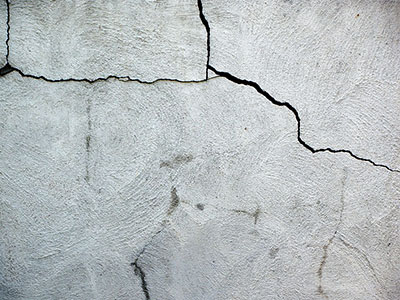
#> input picture Extraction On Complete Folder/CrackTestImg/1.jpg, 400 x 300 px; its folder holds only this picture in this run
$ python extraction-algorithm-function.py   (older library calls are emulated)
#> lines starting #> are read from the running program, lines starting #| are printed output that depends on the picture; after the words box and inside, x2 and y2 are one past the last pixel; in counts of white or black regions, pixels touching at a corner belong together
import cv2
import math
import numpy as np
import scipy.ndimage
import glob
from skimage.io import imread_collection
import os
import errno
import shutil


def main_algorithm(gray_image):
    def orientated_non_max_suppression(mag, ang):
        ang_quant = np.round(ang / (np.pi/4)) % 4
        winE = np.array([[0, 0, 0],[1, 1, 1], [0, 0, 0]])
        winSE = np.array([[1, 0, 0], [0, 1, 0], [0, 0, 1]])
        winS = np.array([[0, 1, 0], [0, 1, 0], [0, 1, 0]])
        winSW = np.array([[0, 0, 1], [0, 1, 0], [1, 0, 0]])

        magE = non_max_suppression(mag, winE)
        magSE = non_max_suppression(mag, winSE)
        magS = non_max_suppression(mag, winS)
        magSW = non_max_suppression(mag, winSW)

        mag[ang_quant == 0] = magE[ang_quant == 0]
        mag[ang_quant == 1] = magSE[ang_quant == 1]
        mag[ang_quant == 2] = magS[ang_quant == 2]
        mag[ang_quant == 3] = magSW[ang_quant == 3]
        return mag

    def non_max_suppression(data, win):
        data_max = scipy.ndimage.filters.maximum_filter(data, footprint=win, mode='constant')
        data_max[data != data_max] = 0
        return data_max

    # [7 lines of commented-out code are left out]

    gray_image = gray_image/255.0
    blur = cv2.GaussianBlur(gray_image, (85, 85), 21)
    gray_image = cv2.subtract(gray_image, blur)

    # compute sobel response
    sobelx = cv2.Sobel(gray_image, cv2.CV_64F, 1, 0, ksize=31)
    sobely = cv2.Sobel(gray_image, cv2.CV_64F, 0, 1, ksize=31)
    mag = np.hypot(sobelx, sobely)
    ang = np.arctan2(sobely, sobelx)

    # threshold
    threshold = 4 * 1 * np.mean(mag)
    mag[mag < threshold] = 0

    # [7 lines of commented-out code are left out]
    mag = orientated_non_max_suppression(mag, ang)
    # create mask
    mag[mag > 0] = 255
    mag = mag.astype(np.uint8)
    kernel = np.ones((5,5),np.uint8)
    result = cv2.morphologyEx(mag, cv2.MORPH_CLOSE, kernel)
    return result


    # [57 lines of commented-out code are left out]


source = os.listdir("E:\\CrackTestImg\\")
destination = "E:\\CrackOp\\"
for files in source:
    if files.endswith(".jpeg"):
        shutil.copy(files,destination)


# #check if directory exist, if not create it
# try:
#     os.makedirs(mydir)
# except OSError as e:
#     if e.errno == errno.EEXIST:
#         raise

# Replace mydir with the directory you want
mydir = 'E:\\CrackOp\\'
for fil in glob.glob("E:\CrackTestImg\*.jpg"):
    image = cv2.imread(fil)
#> image is the input picture: shape (300, 400, 3); mean B, G, R 190.8, 188.9, 183
    gray_image = cv2.cvtColor(image, cv2.COLOR_BGR2GRAY)
    result = main_algorithm(gray_image) # convert to greyscale
#> in main_algorithm, `blur = cv2.GaussianBlur(gray_image, (85, 85), 21)`:
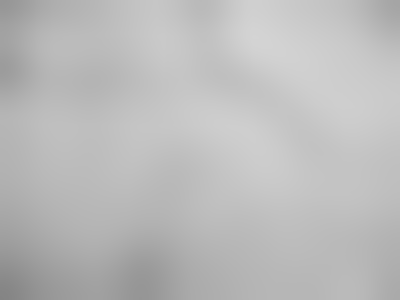
#> blur: shape (300, 400) float64; min 0.521, max 0.832, mean 0.735
#> in main_algorithm, `sobely = cv2.Sobel(gray_image, cv2.CV_64F, 0, 1, ksize=31)`:
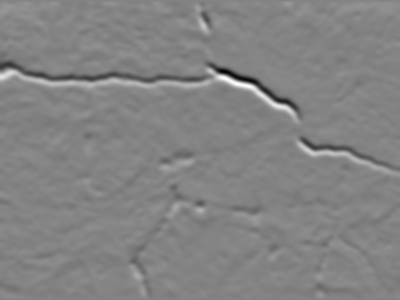
#> sobely: shape (300, 400) float64; min -5.86e+16, max 5.51e+16, mean 5.88e+13; drawn with min black and max white
#> in main_algorithm, `ang = np.arctan2(sobely, sobelx)`:
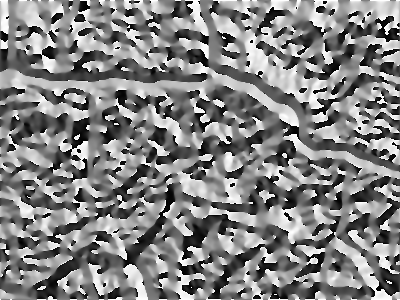
#> ang: shape (300, 400) float64; min -3.14, max 3.14, mean 0.0926; drawn with min black and max white
#> in main_algorithm, `threshold = 4 * 1 * np.mean(mag)`: threshold = 1.5e+16
#> in orientated_non_max_suppression, `ang_quant = np.round(ang / (np.pi/4)) % 4`:
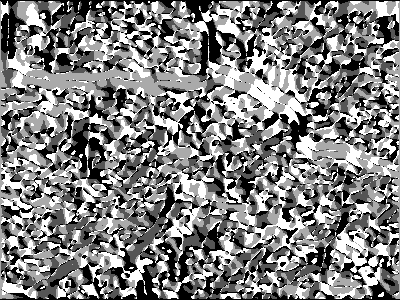
#> ang_quant: shape (300, 400) float64; min 0, max 3, mean 1.52; drawn with min black and max white
#> in non_max_suppression (call 3), `data_max[data != data_max] = 0`: data_max: shape (300, 400) float64; min 0, max 6.03e+16, mean 2.38e+14
#> in non_max_suppression (call 4), `data_max[data != data_max] = 0`:
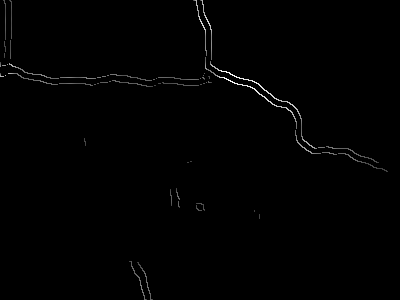
#> data_max: shape (300, 400) float64; min 0, max 6.03e+16, mean 3.73e+14; drawn with min black and max white
#> in main_algorithm, `mag[mag > 0] = 255`:
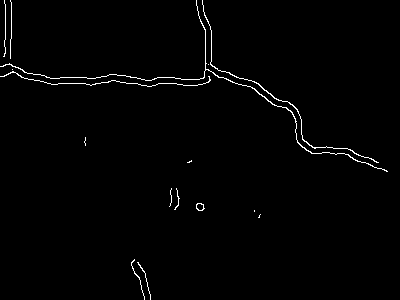
#> mag: shape (300, 400) float64; 1.2% white in thin lines or dots
#> in main_algorithm, `mag = mag.astype(np.uint8)`: mag: shape (300, 400); 1.2% white in thin lines or dots
#> in main_algorithm, `result = cv2.morphologyEx(mag, cv2.MORPH_CLOSE, kernel)`:
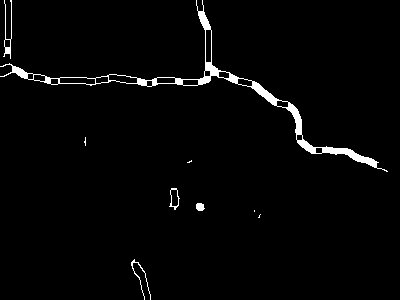
#> result: shape (300, 400); 2.3% white; 9 white regions (4 under 20 px), largest, box (x1, y1, x2, y2) and area: (0, 0, 388, 172) 2310, (3, 0, 12, 59) 152, (131, 259, 151, 300) 103, (169, 188, 180, 210) 66, (196, 203, 205, 211) 58
    cv2.imwrite(os.path.join(mydir,fil),result) # write to location with same name


# [6 lines of commented-out code are left out]

$ run again, on Extraction On Complete Folder/CrackTestImg/4.jpg
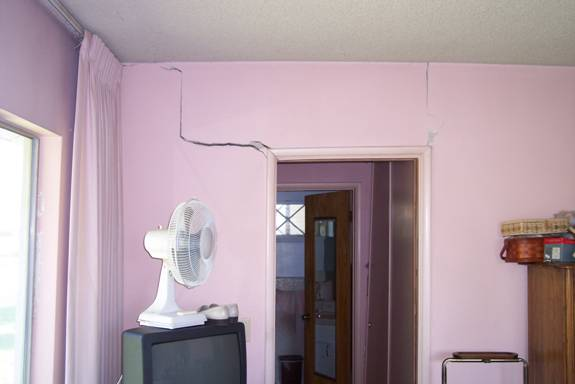
#> input picture Extraction On Complete Folder/CrackTestImg/4.jpg, 575 x 384 px
#> image is the input picture: shape (384, 575, 3); mean B, G, R 162.4, 154.8, 174
#> in main_algorithm, `ang = np.arctan2(sobely, sobelx)`:
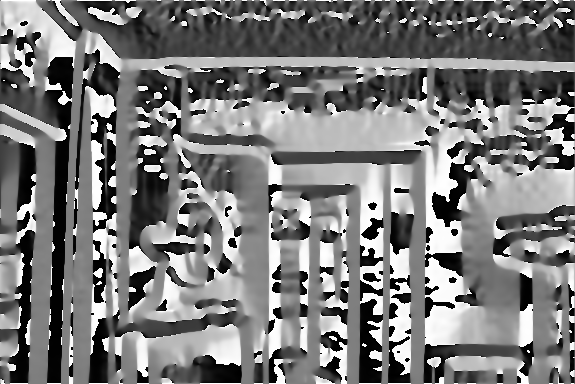
#> ang: shape (384, 575) float64; min -3.14, max 3.14, mean -0.111; drawn with min black and max white
#> threshold = 1.71e+16
#> in main_algorithm, `mag[mag > 0] = 255`:
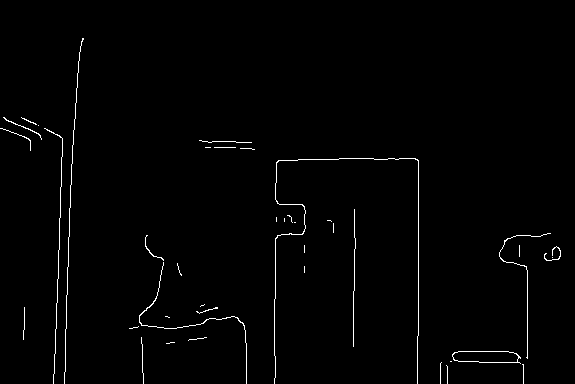
#> mag: shape (384, 575) float64; 1.2% white in thin lines or dots, all inside (x1, y1, x2, y2) = (0, 38, 561, 384)

$ run again, on Extraction On Complete Folder/CrackTestImg/5.jpg
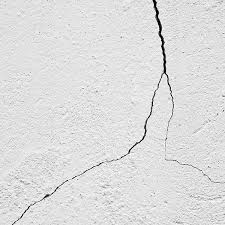
#> input picture Extraction On Complete Folder/CrackTestImg/5.jpg, 225 x 225 px
#> image is the input picture: shape (225, 225, 3); min 0, max 255, mean 221.7
#> in main_algorithm, `ang = np.arctan2(sobely, sobelx)`:
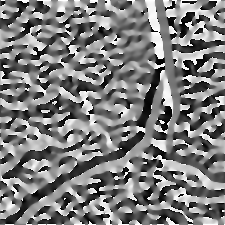
#> ang: shape (225, 225) float64; min -3.14, max 3.14, mean -0.0337; drawn with min black and max white
#> threshold = 7.38e+15
#> in main_algorithm, `result = cv2.morphologyEx(mag, cv2.MORPH_CLOSE, kernel)`:
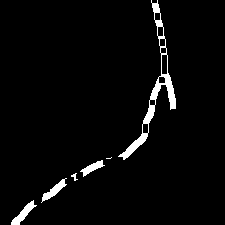
#> result: shape (225, 225); 3.2% white; 6 white regions (1 under 20 px), largest, box (x1, y1, x2, y2) and area: (118, 0, 176, 160) 1038, (11, 200, 37, 225) 212, (41, 178, 67, 203) 197, (80, 160, 105, 177) 158, (71, 173, 78, 181) 25

$ run again, on Extraction On Complete Folder/CrackTestImg/6.jpg
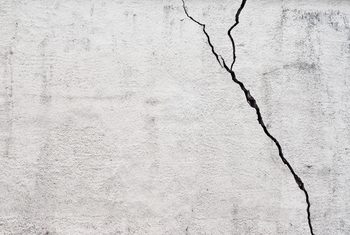
#> input picture Extraction On Complete Folder/CrackTestImg/6.jpg, 350 x 235 px
#> image is the input picture: shape (235, 350, 3); mean B, G, R 208.6, 209.3, 211.4
#> threshold = 1.23e+16
#> in main_algorithm, `result = cv2.morphologyEx(mag, cv2.MORPH_CLOSE, kernel)`:
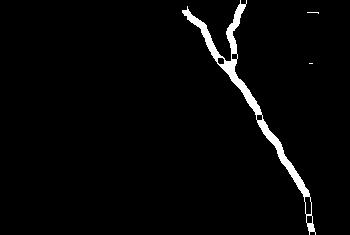
#> result: shape (235, 350); 2.7% white; 3 white regions (2 under 20 px), largest, box (x1, y1, x2, y2) and area: (182, 0, 316, 235) 2173
